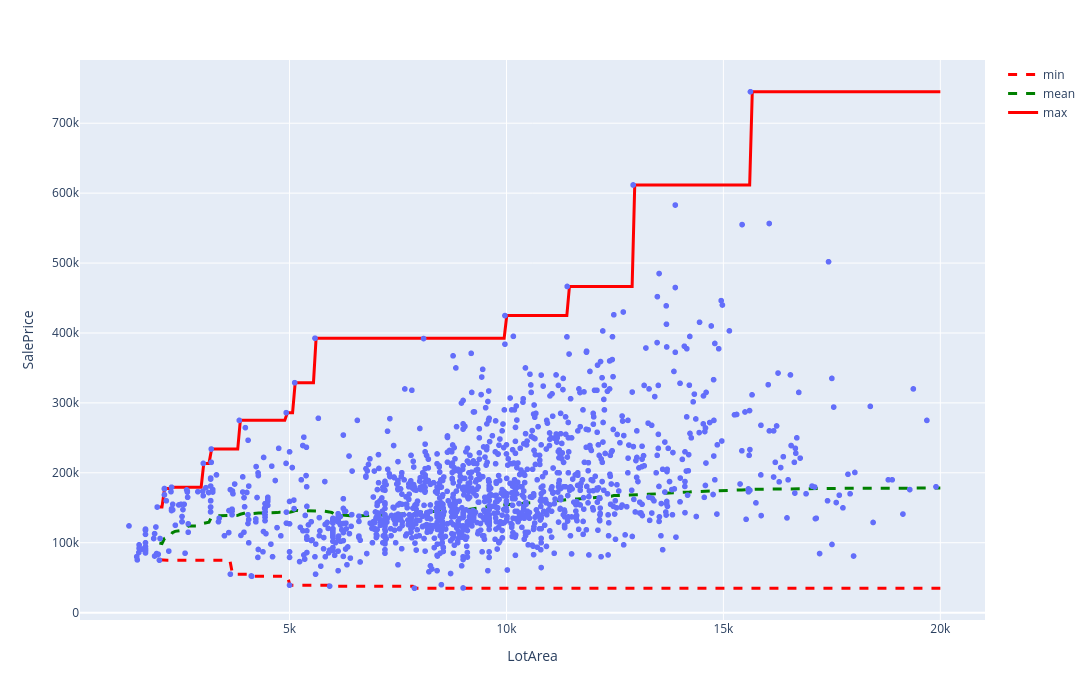

The cell this chart's notebook holds for it:
### Code cell
data = df[df['LotArea'] < 20_000]
fig = px.scatter(data, x='LotArea', y='SalePrice', width=1400, height=700)
x = np.linspace(2_000, 20_000, 300)
fig.add_trace(go.Scatter(x=x, y=[data[data['LotArea'] < end]['SalePrice'].min() for end in x], name='min', line=dict(color="red", width=3, dash='dash')))
fig.add_trace(go.Scatter(x=x, y=[data[data['LotArea'] < end]['SalePrice'].mean() for end in x], name='mean', line=dict(color="green", width=3, dash='dash')))
fig.add_trace(go.Scatter(x=x, y=[data[data['LotArea'] < end]['SalePrice'].max() for end in x], name='max', line=dict(color="red", width=3)))

### Figure 1 — Plotly figure (JSON) as saved in the notebook; plotly's stock layout.template omitted (floating-point values rounded to 4 significant figures; data arrays with more than 128 entries replaced by an {"elided": "..."} marker saying what was removed)
{"data": [{"hovertemplate": "LotArea=%{x}<br>SalePrice=%{y}<extra></extra>", "legendgroup": "", "marker": {"color": "#636efa", "symbol": "circle"}, "mode": "markers", "name": "", "showlegend": false, "type": "scattergl", "x": {"elided": "1407 int values"}, "xaxis": "x", "y": {"elided": "1407 int values"}, "yaxis": "y"}, {"line": {"color": "red", "dash": "dash", "width": 3}, "name": "min", "type": "scatter", "x": {"elided": "300 float values"}, "y": {"elided": "300 int values"}}, {"line": {"color": "green", "dash": "dash", "width": 3}, "name": "mean", "type": "scatter", "x": {"elided": "300 float values"}, "y": {"elided": "300 float values"}}, {"line": {"color": "red", "width": 3}, "name": "max", "type": "scatter", "x": {"elided": "300 float values"}, "y": {"elided": "300 int values"}}], "layout": {"height": 700, "legend": {"tracegroupgap": 0}, "margin": {"t": 60}, "width": 1400, "xaxis": {"anchor": "y", "domain": [0, 1], "title": {"text": "LotArea"}}, "yaxis": {"anchor": "x", "domain": [0, 1], "title": {"text": "SalePrice"}}}}
